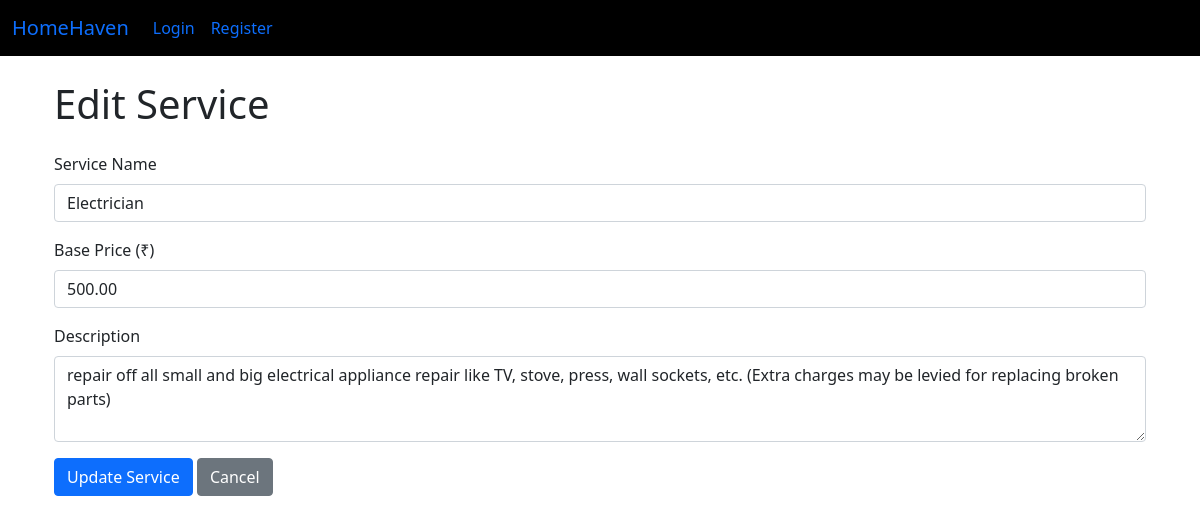
The app's page /admin/services/edit/1 (signed in) with its own data.
### app.py (models this page shows, shortened)
class Services(db.Model):
    __tablename__ = "services"
    service_id = db.Column(db.Integer, primary_key=True)
    name = db.Column(db.String(100), nullable=False)
    base_price = db.Column(db.Float, nullable=False)
    description = db.Column(db.Text, nullable=False)

### app.py (the view, shortened to what this page needs)
@app.route('/admin/services/edit/<int:service_id>', methods=['GET', 'POST'])
def edit_service(service_id):
    if not session.get('is_admin'):
        return redirect(url_for('login'))
    service = Services.query.get_or_404(service_id)
    return render_template('edit_service(admin).html', service=service)

### templates/edit_service(admin).html (shortened to what this page needs)
{% extends "base.html" %}
{% block content %}
<div class="container mt-4">
    <h1 class="mb-4">Edit Service</h1>
    <form method="POST" action="{{ url_for('edit_service', service_id=service.service_id) }}">
        <div class="mb-3">
            <label for="name" class="form-label">Service Name</label>
            <input type="text" class="form-control" id="name" name="name" value="{{ service.name }}" required>
        </div>
        <div class="mb-3">
            <label for="base_price" class="form-label">Base Price (₹)</label>
            <input type="number" step="0.01" class="form-control" id="base_price" name="base_price" value="{{ "%.2f"|format(service.base_price) }}" required>
        </div>
        <div class="mb-3">
            <label for="description" class="form-label">Description</label>
            <textarea class="form-control" id="description" name="description" rows="3">{{ service.description }}</textarea>
        </div>
        <button type="submit" class="btn btn-primary">Update Service</button>
        <a href="{{ url_for('veiw_services') }}" class="btn btn-secondary">Cancel</a>
    </form>
</div>
{% endblock %}

### records on screen
Services: name "Electrician", base_price "500.00", description "repair off all small and big electrical appliance repair like TV, stove, press, wall sockets, etc. (Extra charges may be levied for replacing broken parts)"
